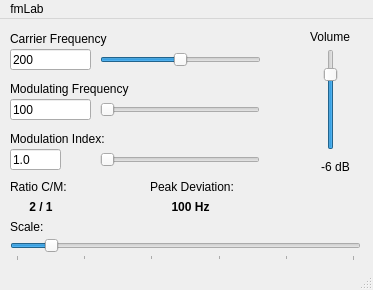
<?xml version="1.0" encoding="UTF-8"?>
<ui version="4.0">
 <class>MainWindow</class>
 <widget class="QMainWindow" name="MainWindow">
  <property name="geometry">
   <rect>
    <x>0</x>
    <y>0</y>
    <width>373</width>
    <height>290</height>
   </rect>
  </property>
  <property name="minimumSize">
   <size>
    <width>258</width>
    <height>241</height>
   </size>
  </property>
  <property name="windowTitle">
   <string>Parameters</string>
  </property>
  <widget class="QWidget" name="centralWidget">
   <widget class="QLineEdit" name="carrier_textbox">
    <property name="geometry">
     <rect>
      <x>10</x>
      <y>30</y>
      <width>81</width>
      <height>21</height>
     </rect>
    </property>
    <property name="text">
     <string>200</string>
    </property>
   </widget>
   <widget class="QLabel" name="label_carrier">
    <property name="geometry">
     <rect>
      <x>10</x>
      <y>10</y>
      <width>111</width>
      <height>20</height>
     </rect>
    </property>
    <property name="text">
     <string>Carrier Frequency</string>
    </property>
   </widget>
   <widget class="QLabel" name="label_modulating">
    <property name="geometry">
     <rect>
      <x>10</x>
      <y>60</y>
      <width>141</width>
      <height>20</height>
     </rect>
    </property>
    <property name="text">
     <string>Modulating Frequency</string>
    </property>
   </widget>
   <widget class="QLabel" name="label_index">
    <property name="geometry">
     <rect>
      <x>10</x>
      <y>110</y>
      <width>151</width>
      <height>20</height>
     </rect>
    </property>
    <property name="text">
     <string>Modulation Index:</string>
    </property>
   </widget>
   <widget class="QLineEdit" name="modulating_textbox">
    <property name="geometry">
     <rect>
      <x>10</x>
      <y>80</y>
      <width>81</width>
      <height>21</height>
     </rect>
    </property>
    <property name="text">
     <string>100</string>
    </property>
   </widget>
   <widget class="QLineEdit" name="modulation_index_textbox">
    <property name="geometry">
     <rect>
      <x>10</x>
      <y>130</y>
      <width>51</width>
      <height>21</height>
     </rect>
    </property>
    <property name="text">
     <string>1.0</string>
    </property>
   </widget>
   <widget class="QSlider" name="volume">
    <property name="geometry">
     <rect>
      <x>320</x>
      <y>30</y>
      <width>22</width>
      <height>101</height>
     </rect>
    </property>
    <property name="minimum">
     <number>-48</number>
    </property>
    <property name="maximum">
     <number>0</number>
    </property>
    <property name="value">
     <number>-10</number>
    </property>
    <property name="orientation">
     <enum>Qt::Vertical</enum>
    </property>
   </widget>
   <widget class="QLabel" name="label_volume">
    <property name="geometry">
     <rect>
      <x>310</x>
      <y>10</y>
      <width>51</width>
      <height>16</height>
     </rect>
    </property>
    <property name="text">
     <string>Volume</string>
    </property>
   </widget>
   <widget class="QLabel" name="label_volume_db">
    <property name="geometry">
     <rect>
      <x>310</x>
      <y>140</y>
      <width>51</width>
      <height>16</height>
     </rect>
    </property>
    <property name="text">
     <string>-6 dB</string>
    </property>
    <property name="textFormat">
     <enum>Qt::PlainText</enum>
    </property>
    <property name="alignment">
     <set>Qt::AlignCenter</set>
    </property>
   </widget>
   <widget class="QLabel" name="label_ratio">
    <property name="geometry">
     <rect>
      <x>10</x>
      <y>160</y>
      <width>71</width>
      <height>16</height>
     </rect>
    </property>
    <property name="text">
     <string>Ratio C/M:</string>
    </property>
   </widget>
   <widget class="QLabel" name="ratio">
    <property name="geometry">
     <rect>
      <x>10</x>
      <y>180</y>
      <width>62</width>
      <height>16</height>
     </rect>
    </property>
    <property name="font">
     <font>
      <family>Lucida Grande</family>
      <weight>75</weight>
      <bold>true</bold>
     </font>
    </property>
    <property name="text">
     <string>2 / 1</string>
    </property>
    <property name="alignment">
     <set>Qt::AlignCenter</set>
    </property>
   </widget>
   <widget class="QLabel" name="label_peak_deviation">
    <property name="geometry">
     <rect>
      <x>150</x>
      <y>160</y>
      <width>101</width>
      <height>16</height>
     </rect>
    </property>
    <property name="text">
     <string>Peak Deviation:</string>
    </property>
   </widget>
   <widget class="QLabel" name="peak_deviation">
    <property name="geometry">
     <rect>
      <x>160</x>
      <y>180</y>
      <width>61</width>
      <height>16</height>
     </rect>
    </property>
    <property name="font">
     <font>
      <family>Lucida Grande</family>
      <weight>75</weight>
      <bold>true</bold>
     </font>
    </property>
    <property name="text">
     <string>100 Hz</string>
    </property>
    <property name="alignment">
     <set>Qt::AlignCenter</set>
    </property>
   </widget>
   <widget class="QSlider" name="carrier_slider">
    <property name="geometry">
     <rect>
      <x>100</x>
      <y>30</y>
      <width>161</width>
      <height>22</height>
     </rect>
    </property>
    <property name="minimum">
     <number>-400</number>
    </property>
    <property name="maximum">
     <number>400</number>
    </property>
    <property name="singleStep">
     <number>1</number>
    </property>
    <property name="value">
     <number>0</number>
    </property>
    <property name="orientation">
     <enum>Qt::Horizontal</enum>
    </property>
   </widget>
   <widget class="QSlider" name="modulating_slider">
    <property name="geometry">
     <rect>
      <x>100</x>
      <y>80</y>
      <width>160</width>
      <height>22</height>
     </rect>
    </property>
    <property name="maximum">
     <number>1000</number>
    </property>
    <property name="orientation">
     <enum>Qt::Horizontal</enum>
    </property>
   </widget>
   <widget class="QSlider" name="modulation_index_slider">
    <property name="geometry">
     <rect>
      <x>100</x>
      <y>130</y>
      <width>160</width>
      <height>22</height>
     </rect>
    </property>
    <property name="orientation">
     <enum>Qt::Horizontal</enum>
    </property>
   </widget>
   <widget class="QSlider" name="scale">
    <property name="geometry">
     <rect>
      <x>10</x>
      <y>220</y>
      <width>351</width>
      <height>22</height>
     </rect>
    </property>
    <property name="minimum">
     <number>0</number>
    </property>
    <property name="maximum">
     <number>1000</number>
    </property>
    <property name="value">
     <number>100</number>
    </property>
    <property name="orientation">
     <enum>Qt::Horizontal</enum>
    </property>
    <property name="tickPosition">
     <enum>QSlider::TicksBelow</enum>
    </property>
    <property name="tickInterval">
     <number>200</number>
    </property>
   </widget>
   <widget class="QLabel" name="label_scale">
    <property name="geometry">
     <rect>
      <x>10</x>
      <y>200</y>
      <width>62</width>
      <height>16</height>
     </rect>
    </property>
    <property name="text">
     <string>Scale:</string>
    </property>
   </widget>
  </widget>
  <widget class="QMenuBar" name="menuBar">
   <property name="geometry">
    <rect>
     <x>0</x>
     <y>0</y>
     <width>373</width>
     <height>22</height>
    </rect>
   </property>
   <widget class="QMenu" name="menuFmLab">
    <property name="title">
     <string>fmLab</string>
    </property>
   </widget>
   <addaction name="menuFmLab"/>
  </widget>
  <widget class="QStatusBar" name="statusBar"/>
  <action name="actionPreferences">
   <property name="text">
    <string>Preferences...</string>
   </property>
  </action>
 </widget>
 <layoutdefault spacing="6" margin="11"/>
 <resources/>
 <connections/>
</ui>
